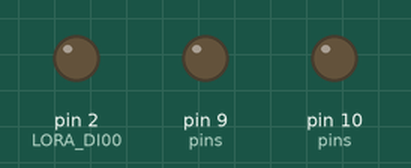
Simulated run of this sketch. Board: Arduino Uno, built with avr-gcc and run on an emulated ATmega328P. Shown: output pins drawn as LEDs (lit = HIGH). Random numbers use the default seed unless the sketch sets one; no radio packets arrive unless stated; pins used as bus, display or sensor lines are not drawn; what the sketch prints to the serial monitor is not drawn.

Above: at 0.1 s.
Timing chart, 0 to 4.6 s (numbered marks = the images above):
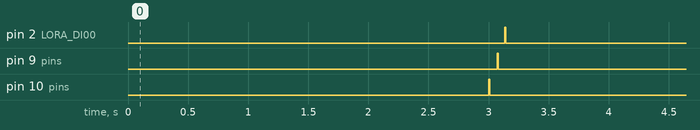

The sketch:

cansat_tx_diagnosis.ino
```cpp
#include <LoRa.h>

// Pines LoRa
#define LORA_DI00 2
#define LORA_RST 9
#define LORA_NSS 10

// Variables de diagnóstico
unsigned long packetsSent = 0;
unsigned long packetsFailed = 0;
unsigned long lastDiagnostic = 0;

void setup() {
  Serial.begin(9600);
  delay(3000); // Espera para inicializar serial

  Serial.println();
  Serial.println("=== DIAGNOSTICO COMPLETO LoRa TX ===");
  Serial.println();

  // Test de pines primero
  testPins();

  // Inicializar LoRa
  Serial.println("🔄 INICIALIZANDO LoRa...");
  LoRa.setPins(LORA_NSS, LORA_RST, LORA_DI00);

  if (!LoRa.begin(433E6)) {
    Serial.println("❌ FALLO CRITICO: LoRa no responde");
    return;
  }

  Serial.println("✅ LoRa iniciado en 433MHz");

  Serial.println();
  Serial.println("📡 INICIANDO TRANSMISION DE PRUEBA...");
  Serial.println("   Cada 2 segundos se enviará un paquete");
  Serial.println("   Presione cualquier tecla para detener");
  Serial.println("======================================");
}

void loop() {
  // Enviar paquete de prueba cada 2 segundos
  static unsigned long lastSend = 0;
  if (millis() - lastSend >= 2000) {
    sendTestPacket();
    lastSend = millis();
  }

  delay(100);
}

void sendTestPacket() {
  String packetID = String(packetsSent);
  String timestamp = String(millis());
  String message = "PKT#" + packetID + "|TIME:" + timestamp + "|CHECK:0x" + String(random(0x1000, 0xFFFF), HEX);

  Serial.print("📤 Enviando paquete #");
  Serial.print(packetID);
  Serial.print(": ");
  Serial.print(message);

  // Medir tiempo de transmisión
  unsigned long startTime = micros();

  LoRa.beginPacket();
  LoRa.print(message);
  bool success = LoRa.endPacket();

  unsigned long transmitTime = micros() - startTime;

  if (success) {
    packetsSent++;
    Serial.print(" ✅ (");
    Serial.print(transmitTime);
    Serial.println(" µs)");

    // Verificar si DIO0 se activa (paquete enviado)
    checkDIO0();

  } else {
    packetsFailed++;
    Serial.println(" ❌ FALLO EN ENVIO");
  }
}

void checkDIO0() {
  // Verificar si el pin DIO0 indica transmisión completada
  delay(10); // Pequeña espera para que se active
  bool dio0State = digitalRead(LORA_DI00);
  Serial.print("   DIO0 state: ");
  Serial.println(dio0State ? "HIGH" : "LOW");
}

void testPins() {
  Serial.println("🔌 TESTEO DE PINES:");

  // Verificar pines críticos
  int pins[] = {LORA_NSS, LORA_RST, LORA_DI00};
  String pinNames[] = {"NSS", "RST", "DIO0"};

  for (int i = 0; i < 3; i++) {
    pinMode(pins[i], OUTPUT);
    digitalWrite(pins[i], HIGH);
    delay(10);
    digitalWrite(pins[i], LOW);
    Serial.print("   Pin ");
    Serial.print(pinNames[i]);
    Serial.print(" (");
    Serial.print(pins[i]);
    Serial.println("): OK");
    delay(50);
  }
  Serial.println();
}
```
